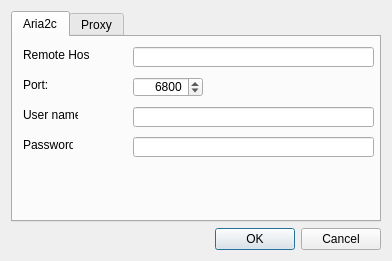
<?xml version="1.0" encoding="UTF-8"?>
<ui version="4.0">
 <class>Aria2Options</class>
 <widget class="QDialog" name="Aria2Options">
  <property name="geometry">
   <rect>
    <x>0</x>
    <y>0</y>
    <width>392</width>
    <height>261</height>
   </rect>
  </property>
  <property name="sizePolicy">
   <sizepolicy hsizetype="Fixed" vsizetype="Fixed">
    <horstretch>0</horstretch>
    <verstretch>0</verstretch>
   </sizepolicy>
  </property>
  <property name="minimumSize">
   <size>
    <width>392</width>
    <height>261</height>
   </size>
  </property>
  <property name="maximumSize">
   <size>
    <width>392</width>
    <height>261</height>
   </size>
  </property>
  <property name="windowTitle">
   <string>Options</string>
  </property>
  <property name="windowIcon">
   <iconset resource="Aria2cRemote.qrc">
    <normaloff>:/icon/gear.png</normaloff>:/icon/gear.png</iconset>
  </property>
  <layout class="QVBoxLayout" name="verticalLayout">
   <item>
    <widget class="QTabWidget" name="tabWidget">
     <property name="currentIndex">
      <number>0</number>
     </property>
     <widget class="QWidget" name="tab_Aria2c">
      <attribute name="title">
       <string>Aria2c</string>
      </attribute>
      <widget class="QLabel" name="label">
       <property name="geometry">
        <rect>
         <x>10</x>
         <y>10</y>
         <width>66</width>
         <height>16</height>
        </rect>
       </property>
       <property name="text">
        <string>Remote Host:</string>
       </property>
       <property name="buddy">
        <cstring>lineEdit_RemoteHost</cstring>
       </property>
      </widget>
      <widget class="QLineEdit" name="lineEdit_RemoteHost">
       <property name="geometry">
        <rect>
         <x>120</x>
         <y>10</y>
         <width>241</width>
         <height>20</height>
        </rect>
       </property>
      </widget>
      <widget class="QLabel" name="label_2">
       <property name="geometry">
        <rect>
         <x>10</x>
         <y>40</y>
         <width>24</width>
         <height>16</height>
        </rect>
       </property>
       <property name="text">
        <string>Port:</string>
       </property>
       <property name="buddy">
        <cstring>spinBox_Port</cstring>
       </property>
      </widget>
      <widget class="QSpinBox" name="spinBox_Port">
       <property name="geometry">
        <rect>
         <x>120</x>
         <y>40</y>
         <width>70</width>
         <height>20</height>
        </rect>
       </property>
       <property name="minimumSize">
        <size>
         <width>70</width>
         <height>0</height>
        </size>
       </property>
       <property name="alignment">
        <set>Qt::AlignRight|Qt::AlignTrailing|Qt::AlignVCenter</set>
       </property>
       <property name="minimum">
        <number>1024</number>
       </property>
       <property name="maximum">
        <number>65535</number>
       </property>
       <property name="value">
        <number>6800</number>
       </property>
      </widget>
      <widget class="QLabel" name="label_3">
       <property name="geometry">
        <rect>
         <x>10</x>
         <y>70</y>
         <width>55</width>
         <height>16</height>
        </rect>
       </property>
       <property name="text">
        <string>User name:</string>
       </property>
       <property name="buddy">
        <cstring>lineEdit_UserName</cstring>
       </property>
      </widget>
      <widget class="QLineEdit" name="lineEdit_UserName">
       <property name="geometry">
        <rect>
         <x>120</x>
         <y>70</y>
         <width>241</width>
         <height>20</height>
        </rect>
       </property>
      </widget>
      <widget class="QLabel" name="label_4">
       <property name="geometry">
        <rect>
         <x>10</x>
         <y>100</y>
         <width>50</width>
         <height>16</height>
        </rect>
       </property>
       <property name="text">
        <string>Password:</string>
       </property>
       <property name="buddy">
        <cstring>lineEdit_Password</cstring>
       </property>
      </widget>
      <widget class="QLineEdit" name="lineEdit_Password">
       <property name="geometry">
        <rect>
         <x>120</x>
         <y>100</y>
         <width>241</width>
         <height>20</height>
        </rect>
       </property>
       <property name="contextMenuPolicy">
        <enum>Qt::DefaultContextMenu</enum>
       </property>
       <property name="echoMode">
        <enum>QLineEdit::Password</enum>
       </property>
      </widget>
     </widget>
     <widget class="QWidget" name="tab_Proxy">
      <attribute name="title">
       <string>Proxy</string>
      </attribute>
      <widget class="QCheckBox" name="checkBox_Enable_Proxy">
       <property name="geometry">
        <rect>
         <x>10</x>
         <y>10</y>
         <width>133</width>
         <height>17</height>
        </rect>
       </property>
       <property name="text">
        <string>Enable</string>
       </property>
      </widget>
      <widget class="QLabel" name="label_6">
       <property name="geometry">
        <rect>
         <x>10</x>
         <y>70</y>
         <width>81</width>
         <height>20</height>
        </rect>
       </property>
       <property name="text">
        <string>Port:</string>
       </property>
       <property name="buddy">
        <cstring>spinBox_Proxy_Port</cstring>
       </property>
      </widget>
      <widget class="QSpinBox" name="spinBox_Proxy_Port">
       <property name="geometry">
        <rect>
         <x>120</x>
         <y>70</y>
         <width>70</width>
         <height>20</height>
        </rect>
       </property>
       <property name="minimumSize">
        <size>
         <width>70</width>
         <height>0</height>
        </size>
       </property>
       <property name="alignment">
        <set>Qt::AlignRight|Qt::AlignTrailing|Qt::AlignVCenter</set>
       </property>
       <property name="minimum">
        <number>1024</number>
       </property>
       <property name="maximum">
        <number>65535</number>
       </property>
       <property name="value">
        <number>8080</number>
       </property>
      </widget>
      <widget class="QLabel" name="label_7">
       <property name="geometry">
        <rect>
         <x>10</x>
         <y>100</y>
         <width>81</width>
         <height>20</height>
        </rect>
       </property>
       <property name="text">
        <string>User name:</string>
       </property>
       <property name="buddy">
        <cstring>lineEdit_Proxy_UserName</cstring>
       </property>
      </widget>
      <widget class="QLineEdit" name="lineEdit_Proxy_UserName">
       <property name="geometry">
        <rect>
         <x>120</x>
         <y>100</y>
         <width>241</width>
         <height>20</height>
        </rect>
       </property>
      </widget>
      <widget class="QLabel" name="label_5">
       <property name="geometry">
        <rect>
         <x>10</x>
         <y>40</y>
         <width>81</width>
         <height>20</height>
        </rect>
       </property>
       <property name="text">
        <string>Server:</string>
       </property>
       <property name="buddy">
        <cstring>lineEdit_Proxy_Server</cstring>
       </property>
      </widget>
      <widget class="QLineEdit" name="lineEdit_Proxy_Server">
       <property name="geometry">
        <rect>
         <x>120</x>
         <y>40</y>
         <width>241</width>
         <height>20</height>
        </rect>
       </property>
      </widget>
      <widget class="QLabel" name="label_8">
       <property name="geometry">
        <rect>
         <x>10</x>
         <y>130</y>
         <width>101</width>
         <height>20</height>
        </rect>
       </property>
       <property name="text">
        <string>Password:</string>
       </property>
       <property name="buddy">
        <cstring>lineEdit_Proxy_Password</cstring>
       </property>
      </widget>
      <widget class="QLineEdit" name="lineEdit_Proxy_Password">
       <property name="geometry">
        <rect>
         <x>120</x>
         <y>130</y>
         <width>241</width>
         <height>20</height>
        </rect>
       </property>
       <property name="contextMenuPolicy">
        <enum>Qt::DefaultContextMenu</enum>
       </property>
       <property name="echoMode">
        <enum>QLineEdit::Password</enum>
       </property>
      </widget>
     </widget>
    </widget>
   </item>
   <item>
    <widget class="QDialogButtonBox" name="buttonBox">
     <property name="orientation">
      <enum>Qt::Horizontal</enum>
     </property>
     <property name="standardButtons">
      <set>QDialogButtonBox::Cancel|QDialogButtonBox::Ok</set>
     </property>
    </widget>
   </item>
  </layout>
 </widget>
 <tabstops>
  <tabstop>tabWidget</tabstop>
  <tabstop>lineEdit_RemoteHost</tabstop>
  <tabstop>spinBox_Port</tabstop>
  <tabstop>lineEdit_UserName</tabstop>
  <tabstop>lineEdit_Password</tabstop>
  <tabstop>checkBox_Enable_Proxy</tabstop>
  <tabstop>lineEdit_Proxy_Server</tabstop>
  <tabstop>spinBox_Proxy_Port</tabstop>
  <tabstop>lineEdit_Proxy_UserName</tabstop>
  <tabstop>lineEdit_Proxy_Password</tabstop>
  <tabstop>buttonBox</tabstop>
 </tabstops>
 <resources>
  <include location="Aria2cRemote.qrc"/>
 </resources>
 <connections>
  <connection>
   <sender>buttonBox</sender>
   <signal>accepted()</signal>
   <receiver>Aria2Options</receiver>
   <slot>accept()</slot>
   <hints>
    <hint type="sourcelabel">
     <x>248</x>
     <y>254</y>
    </hint>
    <hint type="destinationlabel">
     <x>157</x>
     <y>274</y>
    </hint>
   </hints>
  </connection>
  <connection>
   <sender>buttonBox</sender>
   <signal>rejected()</signal>
   <receiver>Aria2Options</receiver>
   <slot>reject()</slot>
   <hints>
    <hint type="sourcelabel">
     <x>316</x>
     <y>260</y>
    </hint>
    <hint type="destinationlabel">
     <x>286</x>
     <y>274</y>
    </hint>
   </hints>
  </connection>
 </connections>
</ui>
